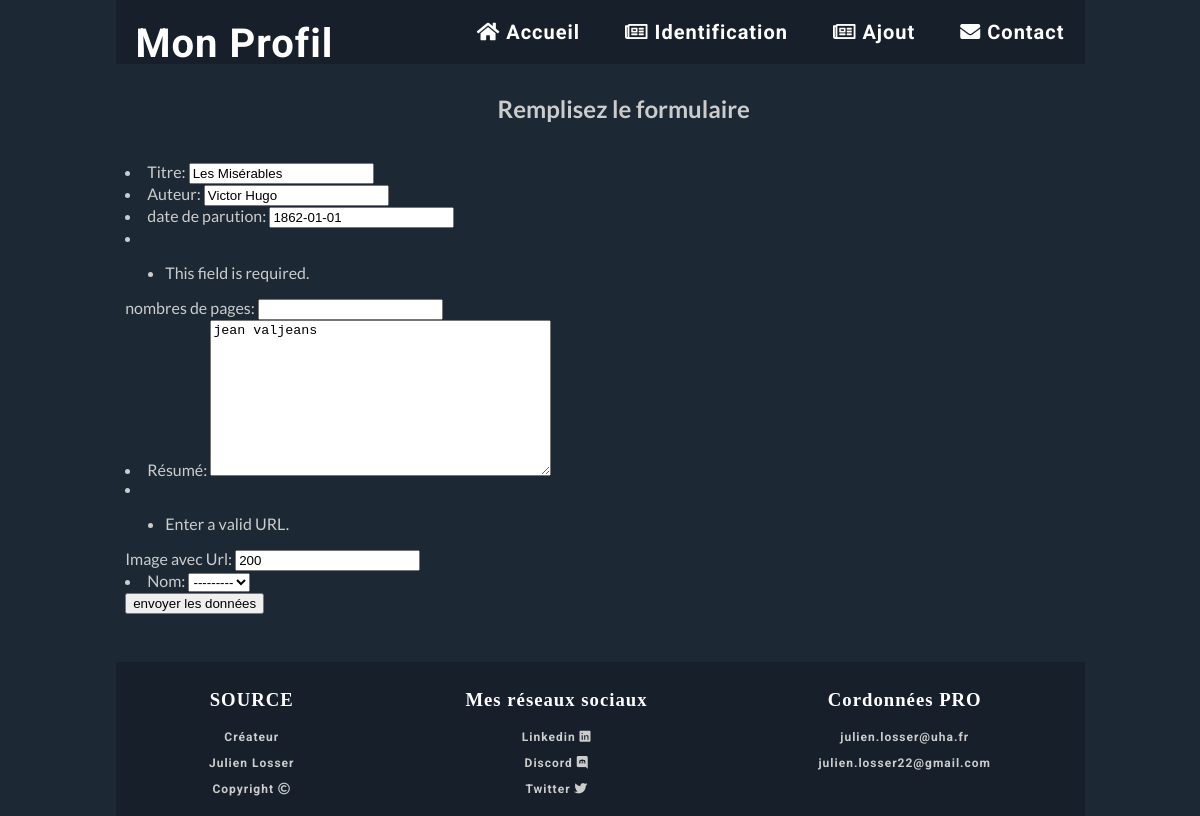
The app's page /update/2/ with its own data.
### myfirstapp/models.py (models this page shows, shortened)
class Livre(models.Model): #déclare la classe Livre héritant de la classe Model, classe de base des modèles
    titre = models.CharField(max_length=100) # défini un champs de type texte de 100 caractères maximum
    auteur = models.CharField(max_length=100,null=True, blank=True)
    date_parution = models.DateField(blank=True, null=True) # champs de type date,pouvant être null ou ne pas être rempli
    nombre_pages = models.IntegerField(blank=False) # champs de type entier devant être obligatoirement rempli
    resume = models.TextField(max_length=1500, null=True, blank=True) # champs de type text long
    imaurl = models.URLField(max_length=300, null=True, blank=True)
    nom = models.ForeignKey("nom", on_delete=models.CASCADE,null=True,blank=True)
    def dico(self):
        return {"titre":self.titre,'auteur':self.auteur,'date_parution':self.date_parution,'nombres_pages':self.nombre_pages,'resume':self.resume,'imaurl':self.imaurl,"nom":self.nom}

### myfirstapp/views.py (the view)
def update(request, id):
    livre = models.Livre.objects.get(pk=id)
    form = LivreForm(livre.dico())
    return render(request,"myfirstapp/ajout.html", {"form": form, "id": id})

### myfirstapp/forms.py
class LivreForm(ModelForm):
    class Meta:
        model = models.Livre
        fields = ('titre','auteur','date_parution','nombre_pages','resume','imaurl','nom',)
        labels = {
        'titre' :_('Titre'),
        'auteur' :_('Auteur'),
        'date_parution' :_('date de parution'),
        'nombre_pages' :_('nombres de pages'),
        'resume' :_('Résumé'),
        'imaurl':_('Image avec Url'),
        'nom':_('Nom')
        }

### myfirstapp/templates/myfirstapp/ajout.html (shortened to what this page needs)
{% extends 'myfirstapp/main.html' %}
 {% block content %}
<section class="margin">
     {% if id == None %}
    <form method="post" action="/traitement/">
         {% else %}
    <form method="post" action="/updatelivre/{{id}}/">
        {% endif %}
           <h1 class="titre"> Remplisez le formulaire</h1>
            <br>
            {{ form.as_ul }}
                <input type="submit" value="envoyer les données"/>
    </form> </form>
</section>
 {% endblock %}

### myfirstapp/static/myfirstapp/index.css (style rules this page uses)
html,body { margin: auto; width: 85%; font-family: "Lato"; }
.fond { background-color: #1C2833; background-size: cover; width: 95%; color: #ccc; }
.margin { margin: 1%; }
.titre { margin-top: 30px; margin-left: 5%; text-align: center; animation: apparition 0.8s ease-out; }

### records on screen
Livre: titre "Les Misérables", auteur "Victor Hugo", date_parution "1862-01-01", resume "jean valjeans", imaurl "200", nom "---------"
